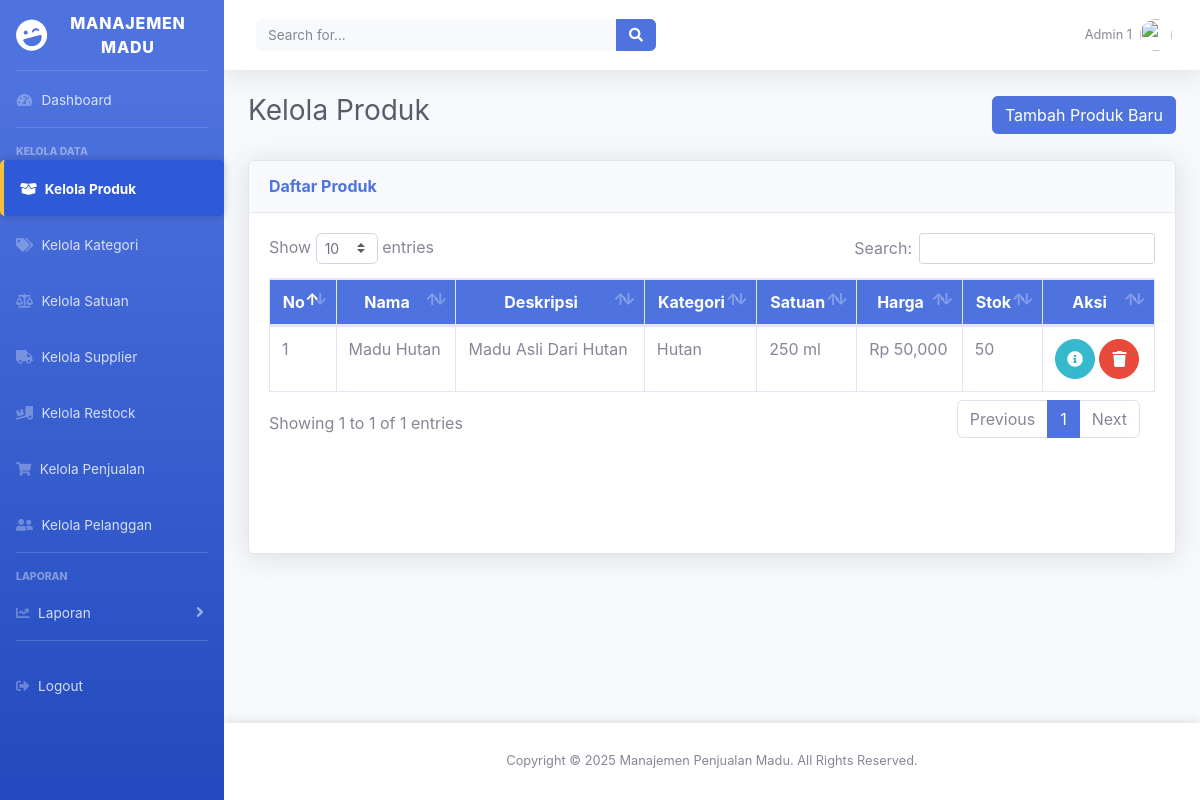
The page /views/admin/products.php?error=invalid_request (signed in) on the database its author committed.
### tables this page shows
CREATE TABLE IF NOT EXISTS `pengguna` (
  `id_pengguna` int NOT NULL AUTO_INCREMENT,
  `username` varchar(50) NOT NULL,
  `password` varchar(255) NOT NULL,
  `nama_lengkap` varchar(100) DEFAULT NULL,
  `email` varchar(100) DEFAULT NULL,
  `kontak` varchar(20) DEFAULT NULL,
  `role` enum('admin','karyawan') NOT NULL,
  PRIMARY KEY (`id_pengguna`),
  UNIQUE KEY `username` (`username`),
  UNIQUE KEY `email` (`email`)
);

CREATE TABLE IF NOT EXISTS `produk` (
  `id_produk` int NOT NULL AUTO_INCREMENT,
  `nama_produk` varchar(100) NOT NULL,
  `deskripsi` text,
  `id_kategori` int NOT NULL,
  `id_satuan` int NOT NULL,
  `harga` decimal(10,0) NOT NULL,
  `stok` int NOT NULL,
  `created_at` timestamp NULL DEFAULT CURRENT_TIMESTAMP,
  `updated_at` timestamp NULL DEFAULT CURRENT_TIMESTAMP ON UPDATE CURRENT_TIMESTAMP,
  PRIMARY KEY (`id_produk`),
  KEY `id_kategori` (`id_kategori`),
  KEY `id_satuan` (`id_satuan`),
  CONSTRAINT `produk_ibfk_1` FOREIGN KEY (`id_kategori`) REFERENCES `kategori` (`id_kategori`),
  CONSTRAINT `produk_ibfk_2` FOREIGN KEY (`id_satuan`) REFERENCES `satuan` (`id_satuan`)
);

CREATE TABLE IF NOT EXISTS `kategori` (
  `id_kategori` int NOT NULL AUTO_INCREMENT,
  `nama_kategori` varchar(100) NOT NULL,
  PRIMARY KEY (`id_kategori`)
);

CREATE TABLE IF NOT EXISTS `satuan` (
  `id_satuan` int NOT NULL AUTO_INCREMENT,
  `nama_satuan` varchar(50) NOT NULL,
  `deskripsi` text,
  `created_at` timestamp NULL DEFAULT CURRENT_TIMESTAMP,
  `updated_at` timestamp NULL DEFAULT CURRENT_TIMESTAMP ON UPDATE CURRENT_TIMESTAMP,
  PRIMARY KEY (`id_satuan`)
);

### models/UserModel.php (called while the page is built, shortened)
<?php
class UserModel {
    private $db;
    public function __construct($db) {
        $this->db = $db;
    }
    public function getUserById($id) {
        $query = "SELECT * FROM pengguna WHERE id_pengguna = :id";
        $stmt = $this->db->prepare($query);
        $stmt->bindParam(':id', $id, PDO::PARAM_INT);
        $stmt->execute();
        return $stmt->fetch(PDO::FETCH_ASSOC);
    }
}
?>

### controllers/ProductController.php (called while the page is built, shortened)
<?php
require_once __DIR__ . '/../models/ProductModel.php';
class ProductController
{
    private $productModel;
    public function __construct($db)
    {
        $this->db = $db;
        $this->productModel = new ProductModel($this->db);
    }
    public function showAllProducts()
    {
        try {
            return $this->productModel->getAllProducts();
        } catch (Exception $e) {
            return [];
        }
    }
    public function getAllCategories()
    {
        return $this->productModel->getAllCategories();
    }
    public function getAllSatuan()
    {
        return $this->productModel->getAllSatuan();
    }
}

### models/ProductModel.php (called while the page is built, shortened)
<?php
class ProductModel
{
    private $db;
    public function __construct($db)
    {
        $this->db = $db;
    }
    public function getAllProducts()
    {
        $query = "
            SELECT produk.*, kategori.nama_kategori, satuan.nama_satuan
            FROM produk
            LEFT JOIN kategori ON produk.id_kategori = kategori.id_kategori
            LEFT JOIN satuan ON produk.id_satuan = satuan.id_satuan
        ";
        $stmt = $this->db->prepare($query);
        $stmt->execute();
        return $stmt->fetchAll(PDO::FETCH_ASSOC);
    }
    public function getAllCategories()
    {
        $query = "SELECT * FROM kategori";
        $stmt = $this->db->prepare($query);
        $stmt->execute();
        return $stmt->fetchAll(PDO::FETCH_ASSOC);
    }
    public function getAllSatuan()
    {
        $query = "SELECT * FROM satuan";
        $stmt = $this->db->prepare($query);
        $stmt->execute();
        return $stmt->fetchAll(PDO::FETCH_ASSOC);
    }
}

### views/admin/products.php (the view, shortened to what this page needs)
<?php
require_once '../../controllers/ProductController.php';
require_once '../../models/UserModel.php';
$database = new Database();
$db = $database->getConnection();
$userModel = new UserModel($db);
$user = $userModel->getUserById($_SESSION['user_id']);
$productController = new ProductController($db);
$products = $productController->showAllProducts();
$categories = $productController->getAllCategories();
$satuan = $productController->getAllSatuan();
?>
<div id="wrapper">
    <?php
    include '../layouts/sidebar.php';
    ?>
    <div id="content-wrapper" class="d-flex flex-column">
        <div id="content">
            <?php include '../layouts/header.php'; ?>
            <div class="container-fluid">
                <div class="d-flex justify-content-between align-items-center mb-4">
                    <h1 class="h3 text-gray-800">Kelola Produk</h1>
                    <a href="add_product.php" class="btn btn-primary">Tambah Produk Baru</a>
                </div>
                <div class="card shadow mb-4">
                    <div class="card-header py-3">
                        <h6 class="m-0 font-weight-bold text-primary">Daftar Produk</h6>
                    </div>
                    <div class="card-body">
                        <div class="table-responsive">
                            <table class="table table-bordered" id="dataTable" width="100%" cellspacing="0">
                                <thead>
                                    <tr>
                                        <th>No</th>
                                        <th>Nama</th>
                                        <th>Deskripsi</th>
                                        <th>Kategori</th>
                                        <th>Satuan</th>
                                        <th>Harga</th>
                                        <th>Stok</th>
                                        <th>Aksi</th>
                                    </tr>
                                </thead>
                                <tbody>
                                    <?php if (!empty($products)): ?>
                                        <?php $no = 1;
                                        ?>
                                        <?php foreach ($products as $product): ?>
                                            <tr>
                                                <td><?= $no++; ?></td>
                                                <td><?= htmlspecialchars($product['nama_produk']); ?></td>
                                                <td><?= htmlspecialchars($product['deskripsi']); ?></td>
                                                <td>
                                                    <?php
                                                    $categoryName = '';
                                                    foreach ($categories as $category) {
                                                        if ($category['id_kategori'] == $product['id_kategori']) {
                                                            $categoryName = $category['nama_kategori'];
                                                            break;
                                                        }
                                                    }
                                                    echo htmlspecialchars($categoryName);
                                                    ?>
                                                </td>
                                                <td>
                                                    <?php
                                                    $satuanName = '';
                                                    foreach ($satuan as $satuanItem) {
                                                        if ($satuanItem['id_satuan'] == $product['id_satuan']) {
                                                            $satuanName = $satuanItem['nama_satuan'];
                                                            break;
                                                        }
                                                    }
                                                    echo htmlspecialchars($satuanName);
                                                    ?>
                                                </td>
                                                <td>Rp <?= number_format($product['harga']); ?></td>
                                                <td><?= htmlspecialchars($product['stok']); ?></td>
                                                <td>
                                                    <a href="edit_product.php?id=<?= $product['id_produk']; ?>"
                                                        class="btn btn-info btn-circle">
                                                        <i class="fas fa-info-circle"></i>
                                                    </a>
                                                    <button class="btn btn-danger btn-circle"
                                                        onclick="confirmDelete(<?= $product['id_produk']; ?>)">
                                                        <i class="fas fa-trash"></i>
                                                    </button>
                                                </td>
                                            </tr>
                                        <?php endforeach; ?>
                                    <?php else: ?>
                                        <tr>
                                            <td colspan="8" class="text-center">Tidak ada produk yang tersedia.</td>
                                        </tr>
                                    <?php endif; ?>
                                </tbody>
                            </table>
                        </div>
                    </div>
                </div>
            </div>
        </div>
        <?php include '../layouts/footer.php'; ?>
    </div>
</div>

### views/layouts/header.php (shortened to what this page needs)
<!DOCTYPE html>
<html lang="en">
<head>
    <link rel="stylesheet" href="../../assets/css/custom.css">
    <link rel="stylesheet" href="../../assets/vendor/datatables/dataTables.bootstrap4.min.css">
    <link rel="stylesheet" href="../../assets/css/sb-admin-2.min.css">
    <link rel="stylesheet" href="../../assets/vendor/fontawesome-free/css/all.min.css">
</head>
<body>
    <nav class="navbar navbar-expand navbar-light bg-white topbar mb-4 static-top shadow">
        <form class="d-none d-sm-inline-block form-inline mr-auto ml-md-3 my-2 my-md-0 mw-100 navbar-search">
            <div class="input-group">
                <input type="text" class="form-control bg-light border-0 small" placeholder="Search for..."
                    aria-label="Search" aria-describedby="basic-addon2">
                <div class="input-group-append">
                    <button class="btn btn-primary" type="button">
                        <i class="fas fa-search fa-sm"></i>
                    </button>
                </div>
            </div>
        </form>
        <ul class="navbar-nav ml-auto">
            <li class="nav-item dropdown no-arrow">
                <a class="nav-link dropdown-toggle" href="#" id="userDropdown" role="button" data-toggle="dropdown" aria-haspopup="true" aria-expanded="false">
                    <span class="mr-2 d-none d-lg-inline text-gray-600 small">
                        <?= isset($user['nama_lengkap']) ? $user['nama_lengkap'] : 'Guest'; ?>
                    </span>
                    <img class="img-profile rounded-circle" src="../../assets/images/default-profile.png">
                </a>
            </li>
        </ul>
    </nav>

### assets/css/custom.css (style rules this page uses)
.btn { border-radius: 5px; }
table thead th { background-color: #4e73df; color: white; text-align: center; }
html, body { height: 100%; }
#content-wrapper { display: flex; flex-direction: column; min-height: 100vh; }
.container-fluid { flex: 1; }
.table-responsive { overflow-x: auto; min-height: 300px; }
.card { transition: all 0.3s ease-in-out; }
.btn-info { background-color: #17a2b8; border-color: #17a2b8; }
.btn-danger { background-color: #dc3545; border-color: #dc3545; }

### rows shown on the page
pengguna: nama_lengkap "Admin 1"
produk: nama_produk "Madu Hutan", deskripsi "Madu Asli Dari Hutan", id_kategori.nama_kategori "Hutan", id_satuan.nama_satuan "250 ml", harga "50,000", stok "50"
